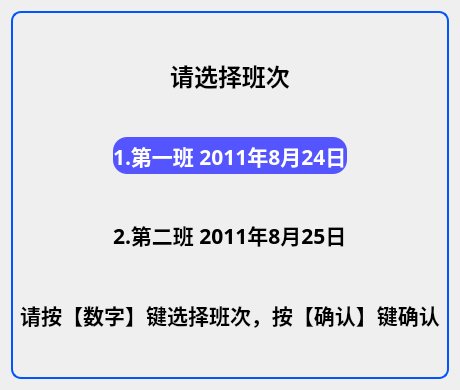
       <widget class="QWidget" name="page_5">
        <layout class="QVBoxLayout" name="verticalLayout_14">
         <item>
          <widget class="QWidget" name="widget_chose" native="true">
           <property name="styleSheet">
            <string notr="true">#widget_chose{
          border:2px solid;
		  border-color: rgb(0, 85, 255);
		  border-radius:10px;
		  color: rgb(255, 0, 0);
		  }		 </string>
           </property>
           <layout class="QVBoxLayout" name="verticalLayout_13" stretch="1,1,1,1,1,1,1,1,1">
            <item>
             <spacer name="verticalSpacer_5">
              <property name="orientation">
               <enum>Qt::Vertical</enum>
              </property>
              <property name="sizeHint" stdset="0">
               <size>
                <width>20</width>
                <height>40</height>
               </size>
              </property>
             </spacer>
            </item>
            <item>
             <widget class="QLabel" name="label_33">
              <property name="font">
               <font>
                <family>微软雅黑</family>
                <pointsize>18</pointsize>
                <weight>75</weight>
                <bold>true</bold>
               </font>
              </property>
              <property name="styleSheet">
               <string notr="true"/>
              </property>
              <property name="text">
               <string>请选择班次</string>
              </property>
              <property name="alignment">
               <set>Qt::AlignCenter</set>
              </property>
             </widget>
            </item>
            <item>
             <spacer name="verticalSpacer_9">
              <property name="orientation">
               <enum>Qt::Vertical</enum>
              </property>
              <property name="sizeHint" stdset="0">
               <size>
                <width>20</width>
                <height>40</height>
               </size>
              </property>
             </spacer>
            </item>
            <item>
             <layout class="QHBoxLayout" name="horizontalLayout_7">
              <item>
               <spacer name="horizontalSpacer_5">
                <property name="orientation">
                 <enum>Qt::Horizontal</enum>
                </property>
                <property name="sizeHint" stdset="0">
                 <size>
                  <width>40</width>
                  <height>20</height>
                 </size>
                </property>
               </spacer>
              </item>
              <item>
               <widget class="QLabel" name="lbFirstClass">
                <property name="font">
                 <font>
                  <family>微软雅黑</family>
                  <pointsize>16</pointsize>
                  <weight>75</weight>
                  <bold>true</bold>
                 </font>
                </property>
                <property name="styleSheet">
                 <string notr="true">background-color: rgb(85, 85, 255);
color: rgb(255, 255, 255);
border-radius:14px;</string>
                </property>
                <property name="text">
                 <string>1.第一班 2011年8月24日</string>
                </property>
               </widget>
              </item>
              <item>
               <spacer name="horizontalSpacer_6">
                <property name="orientation">
                 <enum>Qt::Horizontal</enum>
                </property>
                <property name="sizeHint" stdset="0">
                 <size>
                  <width>40</width>
                  <height>20</height>
                 </size>
                </property>
               </spacer>
              </item>
             </layout>
            </item>
            <item>
             <spacer name="verticalSpacer_8">
              <property name="orientation">
               <enum>Qt::Vertical</enum>
              </property>
              <property name="sizeHint" stdset="0">
               <size>
                <width>20</width>
                <height>40</height>
               </size>
              </property>
             </spacer>
            </item>
            <item>
             <layout class="QHBoxLayout" name="horizontalLayout_8">
              <item>
               <spacer name="horizontalSpacer_7">
                <property name="orientation">
                 <enum>Qt::Horizontal</enum>
                </property>
                <property name="sizeHint" stdset="0">
                 <size>
                  <width>40</width>
                  <height>20</height>
                 </size>
                </property>
               </spacer>
              </item>
              <item>
               <widget class="QLabel" name="lbSecondClass">
                <property name="font">
                 <font>
                  <family>微软雅黑</family>
                  <pointsize>16</pointsize>
                  <weight>75</weight>
                  <bold>true</bold>
                 </font>
                </property>
                <property name="styleSheet">
                 <string notr="true">border-radius:14px;</string>
                </property>
                <property name="text">
                 <string>2.第二班 2011年8月25日</string>
                </property>
               </widget>
              </item>
              <item>
               <spacer name="horizontalSpacer_8">
                <property name="orientation">
                 <enum>Qt::Horizontal</enum>
                </property>
                <property name="sizeHint" stdset="0">
                 <size>
                  <width>40</width>
                  <height>20</height>
                 </size>
                </property>
               </spacer>
              </item>
             </layout>
            </item>
            <item>
             <spacer name="verticalSpacer_7">
              <property name="orientation">
               <enum>Qt::Vertical</enum>
              </property>
              <property name="sizeHint" stdset="0">
               <size>
                <width>20</width>
                <height>40</height>
               </size>
              </property>
             </spacer>
            </item>
            <item>
             <widget class="QLabel" name="label_35">
              <property name="font">
               <font>
                <family>微软雅黑</family>
                <pointsize>16</pointsize>
                <weight>75</weight>
                <bold>true</bold>
               </font>
              </property>
              <property name="text">
               <string>请按【数字】键选择班次，按【确认】键确认</string>
              </property>
              <property name="alignment">
               <set>Qt::AlignCenter</set>
              </property>
             </widget>
            </item>
            <item>
             <spacer name="verticalSpacer_6">
              <property name="orientation">
               <enum>Qt::Vertical</enum>
              </property>
              <property name="sizeHint" stdset="0">
               <size>
                <width>20</width>
                <height>40</height>
               </size>
              </property>
             </spacer>
            </item>
           </layout>
          </widget>
         </item>
        </layout>
       </widget>
